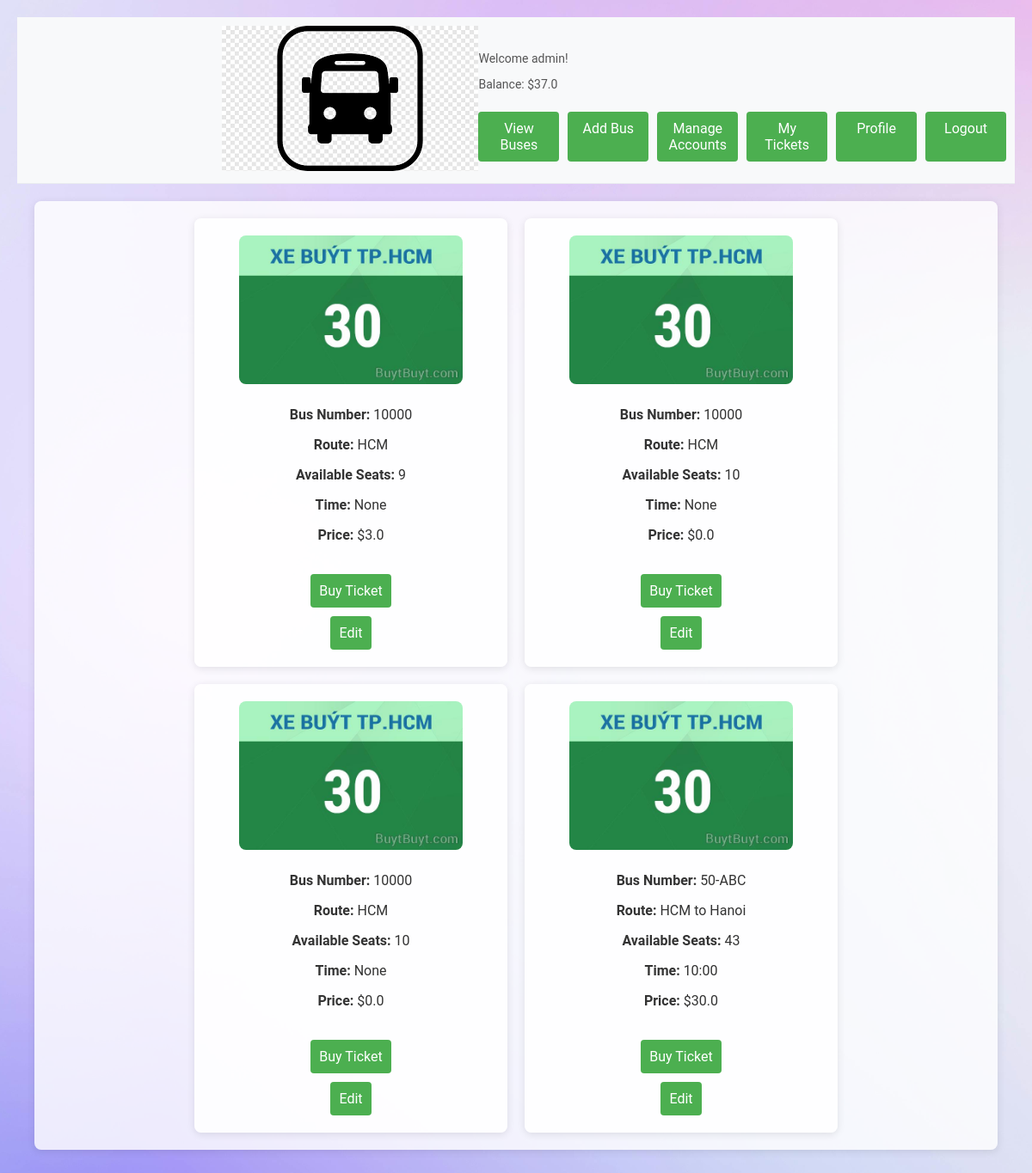
/view_buses (signed in), run on an earlier commit of the app's database.
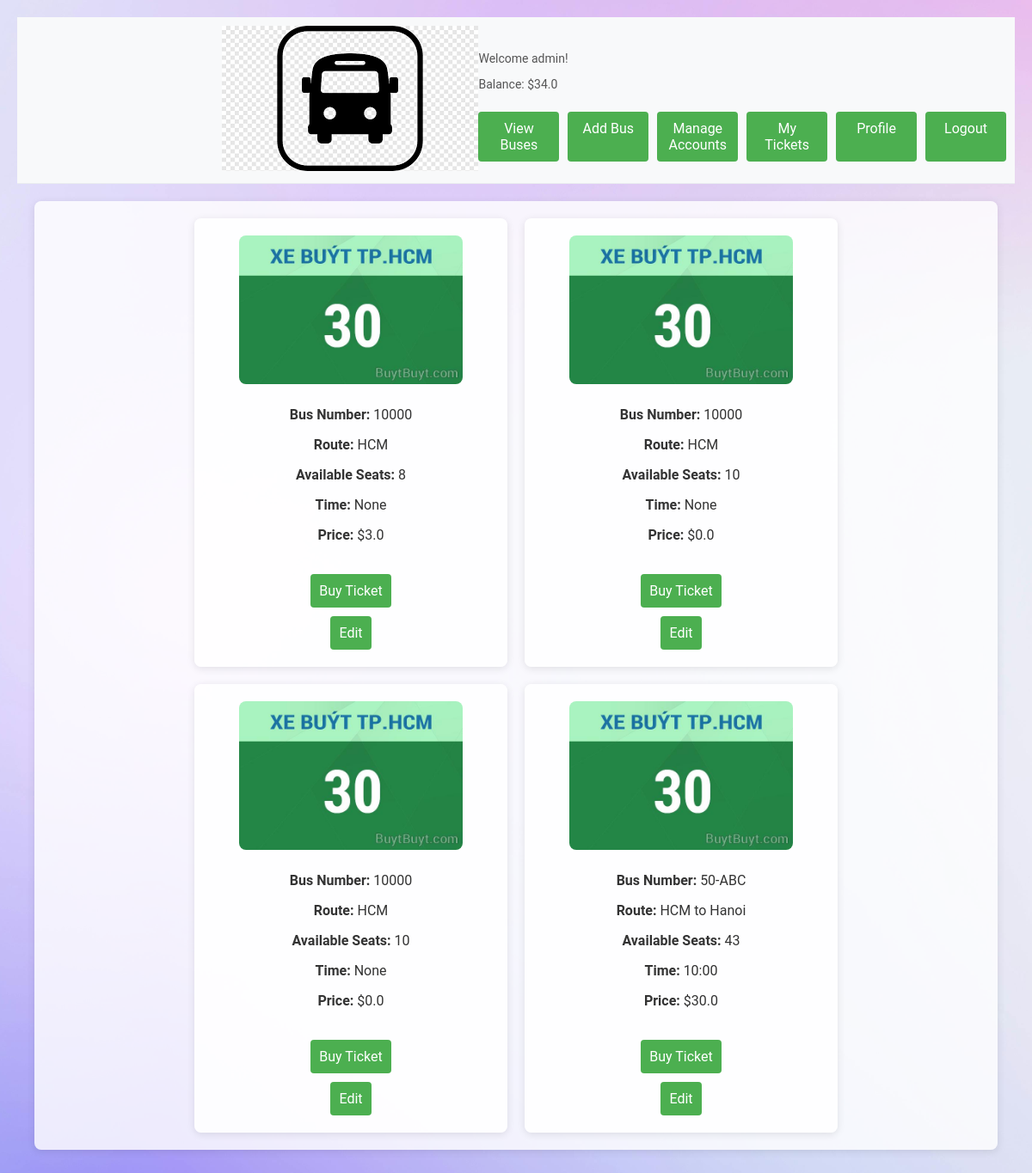
And on a later commit of the database.
### tables this page shows
CREATE TABLE users (
            id INTEGER PRIMARY KEY,
            username TEXT NOT NULL UNIQUE,
            password_hash TEXT NOT NULL
        , email TEXT, phone_number TEXT, gender TEXT, balance REAL DEFAULT 0.0, name TEXT);

CREATE TABLE buses (
            id INTEGER PRIMARY KEY,
            bus_number TEXT NOT NULL,
            route TEXT NOT NULL,
            total_seats INTEGER NOT NULL,
            available_seats INTEGER NOT NULL
        , time TEXT, price REAL DEFAULT 0.0);

### app.py (the view)
@app.route('/view_buses')
def view_buses_route():
    user_id = session.get('user_id')
    if not user_id:
        flash('You need to log in to view buses.')
        return redirect(url_for('login'))
    user = get_user_by_id(user_id)
    buses = view_buses()
    balance = user[6]
    return render_template('view_buses.html', buses=buses, user=user, balance=balance)

### database.py (called while the page is built)
def get_user_by_id(user_id):
    conn = sqlite3.connect('bus_reservation.db')
    cursor = conn.cursor()
    cursor.execute('SELECT * FROM users WHERE id = ?', (user_id,))
    user = cursor.fetchone()
    conn.close()
    return user

def view_buses():
    conn = sqlite3.connect('bus_reservation.db')
    cursor = conn.cursor()
    cursor.execute('SELECT * FROM buses')
    buses = cursor.fetchall()
    conn.close()
    return buses

### templates/view_buses.html (shortened to what this page needs)
{% extends "base.html" %}
{% block content %}
<link rel="stylesheet" type="text/css" href="{{ url_for('static', filename='viewbus.css') }}">
<div class="container">
    {% for bus in buses %}
    <div class="bus-container">
        <img src="{{ url_for('static', filename='images/bus_image.jpg') }}" alt="Bus Image" class="bus-image">
        <div class="bus-info">
            <p><strong>Bus Number:</strong> {{ bus[1] }}</p>
            <p><strong>Route:</strong> {{ bus[2] }}</p>
            <p><strong>Available Seats:</strong> {{ bus[4] }}</p>
            <p><strong>Time:</strong> {{ bus[5] }}</p>
            <p><strong>Price:</strong> ${{ bus[6] }}</p>
        </div>
        <a href="{{ url_for('buy_ticket', bus_id=bus[0]) }}" class="button">Buy Ticket</a>
        {% if user[1] == 'admin' %}
        <a href="{{ url_for('edit_bus', bus_id=bus[0]) }}" class="button">Edit</a>
        {% endif %}
    </div>
    {% endfor %}
</div>
{% endblock %}

### templates/base.html (shortened to what this page needs)
<!DOCTYPE html>
<html lang="en">
<head>
    <link rel="stylesheet" type="text/css" href="{{ url_for('static', filename='styles.css') }}">
</head>
<body>
    <div class="header">
        <a href="{{ url_for('index') }}">
            <img src="{{ url_for('static', filename='images/logo.png') }}" alt="Logo" class="logo">
        </a>
        <div class="header-content">
            <div class="welcome-message">
                {% if user %}
                    <p>Welcome {{ user[1] }}!</p>
                    <p>Balance: ${{ balance }}</p>
                {% else %}
                    <p><strong>Welcome to the Bus Reservation System</strong></p>
                {% endif %}
            </div>
            <div class="button-container">
                <a href="{{ url_for('view_buses_route') }}" class="button">View Buses</a>
                {% if user and user[1] == 'admin' %}
                <a href="{{ url_for('add_bus_route') }}" class="button">Add Bus</a>
                <a href="{{ url_for('manage_accounts') }}" class="button">Manage Accounts</a>
                {% endif %}
                <a href="{{ url_for('my_tickets') }}" class="button">My Tickets</a>
                <a href="{{ url_for('profile') }}" class="button">Profile</a>
                {% if user %}
                    <a href="{{ url_for('logout') }}" class="button">Logout</a>
                {% else %}
                    <a href="{{ url_for('login') }}" class="button">Login</a>
                {% endif %}
            </div>
        </div>
    </div>
    <div class="content">
        {% block content %}{% endblock %}
    </div>
</body>
</html>

What changed in the data, as far as the page shows it:
changed users "admin": balance "37.0" → "34.0"
changed buses "None": available_seats "9" → "8"
